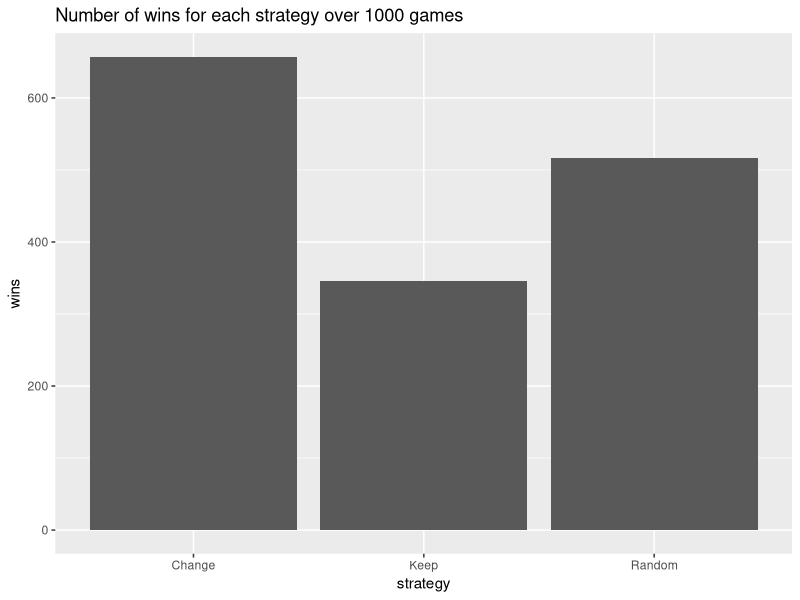
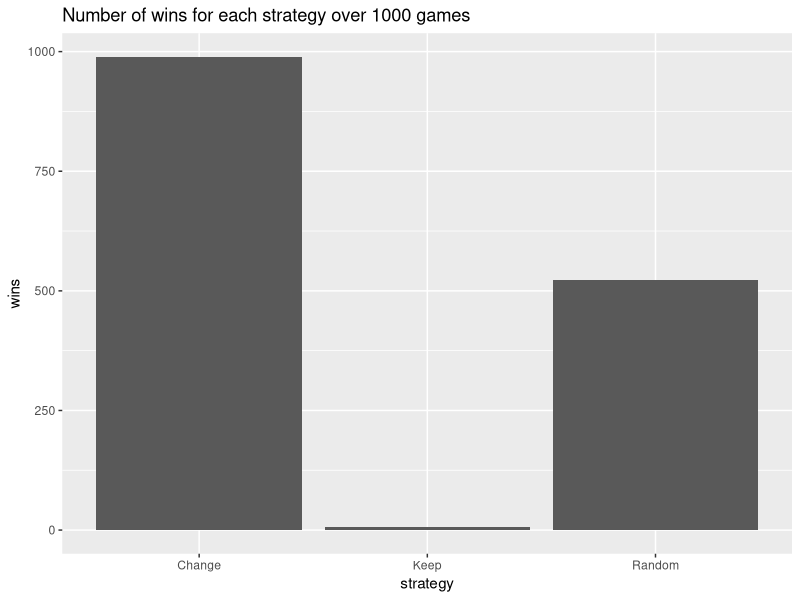

These figures' R source, in order:
## ---- chunk 1
#Vector in which we'll stock our results
resultKeep <- c()
resultChange <- c()
resultRandom <- c()
#library needed make sure they are properly installed
library(ggplot2)
library(rmarkdown)

## ---- chunk 2
#Function that simulate a game with the changing strategy
change <- function(nb_box = 3) {
  box <- c(1,rep(0,nb_box-1))
  choice <- sample(1:nb_box,1)
  if (choice == 1) {
    box[2] #all the others boxes have the same content
  } else { #If the first choice was wrong only two boxes will remain and he will change
    box[1]
  }
}


keep <- function(nb_box = 3) {
  box <- c(1,rep(0,nb_box-1))
  choice <- sample(1:nb_box,1) #the player will keep his first box no matter what
  box[choice]
}

#In this function, no argument needed because it wont change anything
random <- function() {
  box <- c(1,0)
  choice <- sample(1:2,1) #Very simplified, at the end the player will have the choice between a wrong one and the right one
  box[choice]
}
## ---- chunk 3
for (i in 1:1000) {
  resultChange <- c(resultChange,change())
  resultKeep <- c(resultKeep, keep())
  resultRandom <- c(resultRandom, random())
}
## ---- chunk 4
#Stocking our results into a dataframe in order to plot with ggplot2
resultat <- data.frame(strategy = c('Change','Keep','Random'), wins = c(sum(resultChange), sum(resultKeep), sum(resultRandom)))
ggplot(data = resultat, aes(x = strategy, y = wins)) + geom_bar(stat = 'identity') + labs( title = "Number of wins for each strategy over 1000 games")
## ---- chunk 5
#We need to clear our vectors because we are going to reuse them
resultChange <- c()
resultKeep <- c()
resultRandom <- c()
for (i in 1:1000) {
  resultChange <- c(resultChange,change(100))
  resultKeep <- c(resultKeep, keep(100))
  resultRandom <- c(resultRandom, random())
}

resultat <- data.frame(strategy = c('Change','Keep','Random'), wins = c(sum(resultChange),sum(resultKeep),sum(resultRandom)))
ggplot(data = resultat, aes(x = strategy, y = wins)) + geom_bar(stat = "identity") + labs( title = "Number of wins for each strategy over 1000 games")
